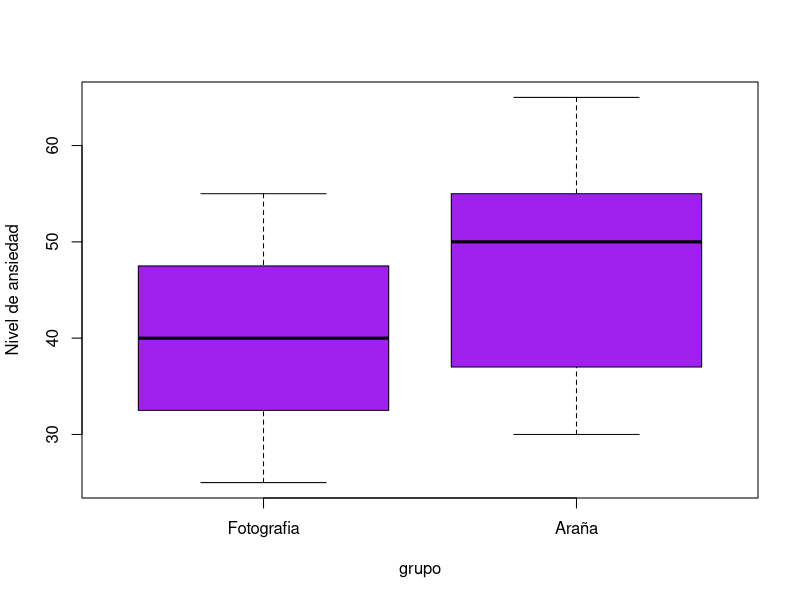
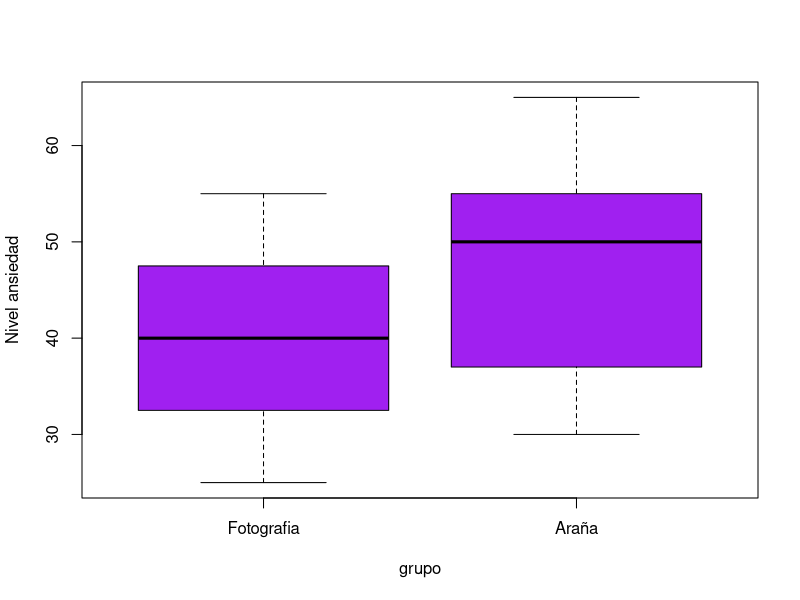

R code for these plots, in order:
# Tamara Martinez Martinez
# 2067694 
# 02/04/2025

# Comparación de medias

# Ejercicio 1
# H0 = Los niveles de ansiedad del grupo 1 (tarantula) y del grupo 2 (foto) tienen el mismo nivel de ansiedad.
# H1 = Los niveles de ansiedad del grupo 1 son diferentes a los del grupo 2.

# Ingresar datos
grupo <- gl(2, 12, labels = c("Fotografia", "Araña"))
            
ansiedad <- c(30, 35, 45, 40, 50, 35, 55, 25,30, 45, 
              40, 50, 40, 35, 50, 55, 65, 55,
              50, 35, 30, 50,
              60, 39)
datos <- data.frame(grupo, ansiedad)
head(datos)

# Revisar datos mediante un boxplot
png("ansiedad.png", widht= 6, height = 8, units = "in", res =300)
boxplot(datos$ansiedad ~ datos$grupo, 
        col= "purple",
        xlab= "grupo",
        ylab= "Nivel ansiedad")
dev.off()
boxplot(datos$ansiedad ~ datos$grupo,
        col= "purple",
        xlab ="grupo",
        ylab = "Nivel de ansiedad")

# Revisar normalidad de datos

shapiro.test(datos$ansiedad)
# El valor de p de la p de la prueba es 0.4977 por lo tanto los datos 
# se comportan de manera normal.

mean(datos$ansiedad)

# Codificar datos, sacar media.
tapply(datos$ansiedad, datos$grupo, mean)
tapply(datos$ansiedad, datos$grupo, var)

# Revisar la homogenidad de varianzas utilizamos la sig. función 
bartlett.test(datos$ansiedad, datos$grupo)
# La prueba de barlett arroja que las varianzas son iguales
# el pvalue es 0.5795

# Realizar la prueba de t
t.test(datos$ansiedad ~ datos$grupo, var.equal = T)
# No hay diferencias ente los 2 grupos. 

# Probar si grupo araña es mayor que grupo fotografia
# alternative ="greater"

t.test(datos$ansiedad ~ datos$grupo, var.equal = T, 
       alternative = "greater")
t.test(datos$ansiedad ~ datos$grupo, var.equal = T,
       alternative = "less")
